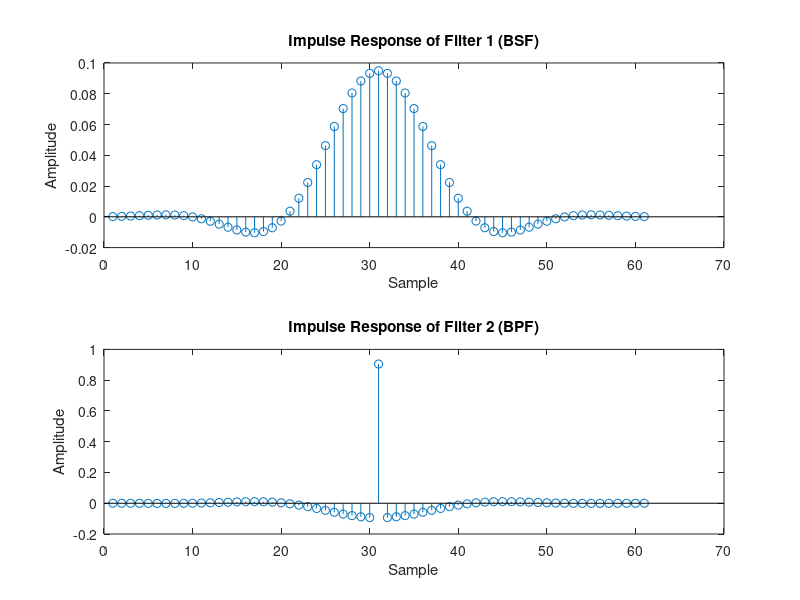
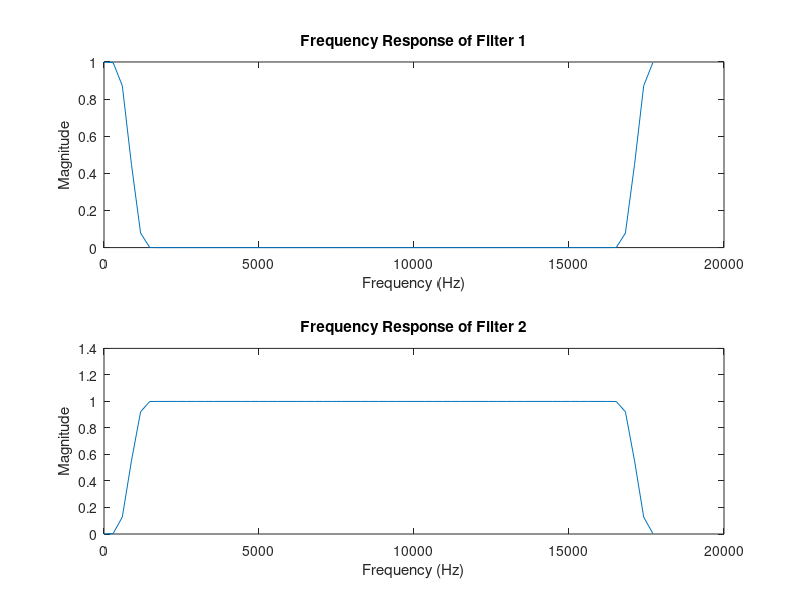

The MATLAB script that drew these images, in order: (Note: this script raises an error after producing the figures.)
close all;
clear;
clc;
% Load the signal and filters
sig_x = load('sig_x.mat');
filter_1 = load('filter_1.mat');
filter_2 = load('filter_2.mat');

x = sig_x.x; % Assuming the variable in sig_x.mat is named 'x'
filter_1_varname = fieldnames(filter_1);
filter_2_varname = fieldnames(filter_2);

h1 = filter_1.(filter_1_varname{1}); % Access the first variable in filter_1.mat
h2 = filter_2.(filter_2_varname{1}); % Access the first variable in filter_2.mat

% Plot the impulse response of each filter
figure;
subplot(2,1,1);
stem(h1);
title('Impulse Response of Filter 1 (BSF)');
xlabel('Sample');
ylabel('Amplitude');

subplot(2,1,2);
stem(h2);
title('Impulse Response of Filter 2 (BPF)');
xlabel('Sample');
ylabel('Amplitude');

% Compute and plot the frequency response of each filter
h1_fft = fft(h1);
h2_fft = fft(h2);
freq = (0:length(h1_fft)-1) * (18000 / length(h1_fft));

figure;
subplot(2,1,1);
plot(freq, abs(h1_fft));
title('Frequency Response of Filter 1');
xlabel('Frequency (Hz)');
ylabel('Magnitude');

subplot(2,1,2);
plot(freq, abs(h2_fft));
title('Frequency Response of Filter 2');
xlabel('Frequency (Hz)');
ylabel('Magnitude');

% Reduce the sampling rate by downsampling
downsample_rate = 1; % Adjust as needed
x_downsampled = downsample( x , downsample_rate );

% Compute linear convolution with each filter and count operations
tic;
[y1_linear, mult1, add1] = linear_conv(x, h1);
time_y1_linear = toc;

tic;
[y2_linear, mult2, add2] = linear_conv(x, h2);
time_y2_linear = toc;

% Display results
fprintf('Linear convolution with Filter 1 (BSF) took %.6f seconds.\n', time_y1_linear);
fprintf('Number of multiplications with Filter 1: %d\n', mult1);
fprintf('Number of additions with Filter 1: %d\n', add1);

fprintf('Linear convolution with Filter 2 (BPF) took %.6f seconds.\n', time_y2_linear);
fprintf('Number of multiplications with Filter 2: %d\n', mult2);
fprintf('Number of additions with Filter 2: %d\n', add2);

% Plot the results of linear convolution
figure;
subplot(2,1,1);
plot(y1_linear);
title('Linear Convolution with Filter 1 (BSF)');
xlabel('Sample');
ylabel('Amplitude');

subplot(2,1,2);
plot(y2_linear);
title('Linear Convolution with Filter 2 (BPF)');
xlabel('Sample');
ylabel('Amplitude');

% Optional: Plot a zoomed-in portion of the convolved signals
figure;
subplot(2,1,1);
plot(y1_linear(1000:2000));
title('Linear Convolution with Filter 1 (Zoomed In)');
xlabel('Sample');
ylabel('Amplitude');

subplot(2,1,2);
plot(y2_linear(1000:2000));
title('Linear Convolution with Filter 2 (Zoomed In)');
xlabel('Sample');
ylabel('Amplitude');

% Compute and plot the Fourier Transform of the convolved signals
y1_fft = fftshift(y1_linear);
y2_fft = fftshift(y2_linear);

f = (0:length(y1_fft)-1) * (18000 / length(y1_fft) / downsample_rate);

figure;
subplot(2,1,1);
plot(f, abs(y1_fft));
title('Frequency Spectrum of Convolved Signal with Filter 1');
xlabel('Frequency (Hz)');
ylabel('Magnitude');
subplot(2,1,2);
plot(f, abs(y2_fft));
title('Frequency Spectrum of Convolved Signal with Filter 2');
xlabel('Frequency (Hz)');
ylabel('Magnitude');